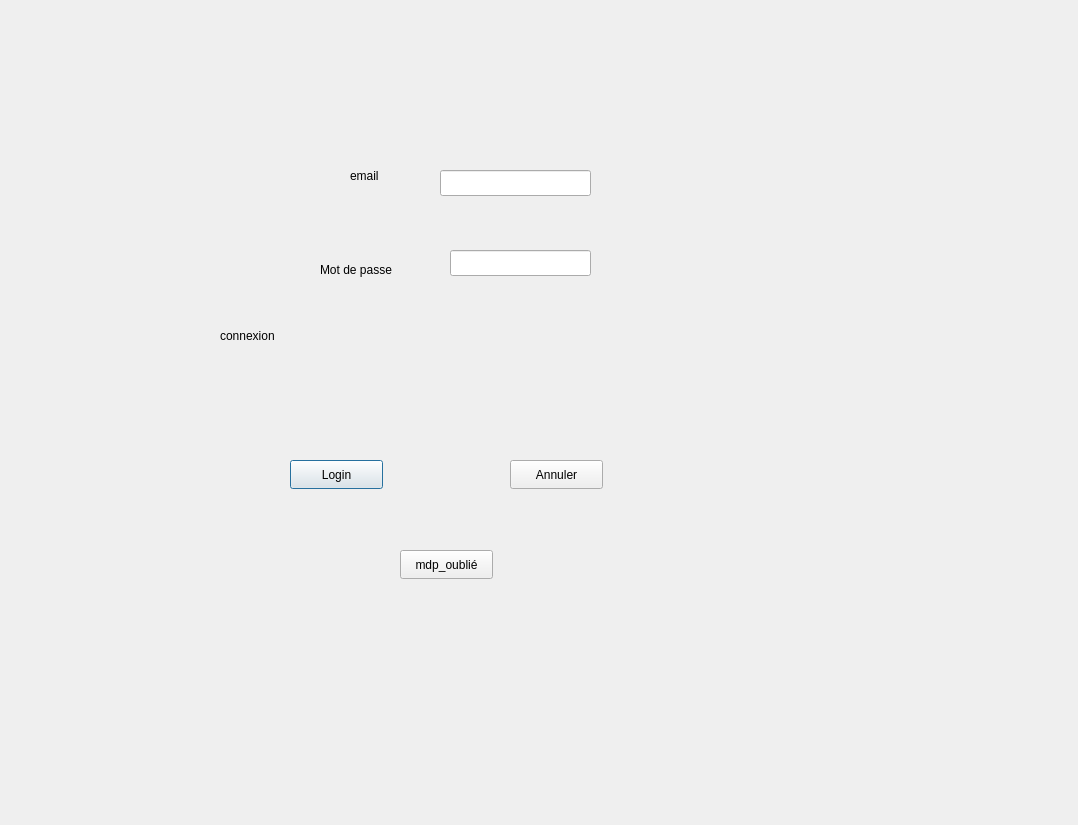
<?xml version="1.0" encoding="UTF-8"?>
<ui version="4.0">
 <class>Dialog</class>
 <widget class="QDialog" name="Dialog">
  <property name="geometry">
   <rect>
    <x>0</x>
    <y>0</y>
    <width>1078</width>
    <height>825</height>
   </rect>
  </property>
  <property name="windowTitle">
   <string>Dialog</string>
  </property>
  <widget class="QLabel" name="label">
   <property name="geometry">
    <rect>
     <x>220</x>
     <y>320</y>
     <width>91</width>
     <height>31</height>
    </rect>
   </property>
   <property name="text">
    <string>connexion</string>
   </property>
  </widget>
  <widget class="QLabel" name="label_2">
   <property name="geometry">
    <rect>
     <x>350</x>
     <y>160</y>
     <width>91</width>
     <height>31</height>
    </rect>
   </property>
   <property name="text">
    <string>email</string>
   </property>
  </widget>
  <widget class="QLineEdit" name="lineEdit_mail">
   <property name="geometry">
    <rect>
     <x>440</x>
     <y>170</y>
     <width>151</width>
     <height>26</height>
    </rect>
   </property>
  </widget>
  <widget class="QLabel" name="label_3">
   <property name="geometry">
    <rect>
     <x>320</x>
     <y>260</y>
     <width>151</width>
     <height>20</height>
    </rect>
   </property>
   <property name="text">
    <string>Mot de passe</string>
   </property>
  </widget>
  <widget class="QLineEdit" name="lineEdit_password">
   <property name="geometry">
    <rect>
     <x>450</x>
     <y>250</y>
     <width>141</width>
     <height>26</height>
    </rect>
   </property>
  </widget>
  <widget class="QPushButton" name="pushButton_login">
   <property name="geometry">
    <rect>
     <x>290</x>
     <y>460</y>
     <width>93</width>
     <height>29</height>
    </rect>
   </property>
   <property name="text">
    <string>Login</string>
   </property>
  </widget>
  <widget class="QPushButton" name="pushButton_annuler">
   <property name="geometry">
    <rect>
     <x>510</x>
     <y>460</y>
     <width>93</width>
     <height>29</height>
    </rect>
   </property>
   <property name="text">
    <string>Annuler</string>
   </property>
  </widget>
  <widget class="QPushButton" name="pushButton_forgot_password">
   <property name="geometry">
    <rect>
     <x>400</x>
     <y>550</y>
     <width>93</width>
     <height>29</height>
    </rect>
   </property>
   <property name="text">
    <string>mdp_oublié</string>
   </property>
  </widget>
 </widget>
 <resources/>
 <connections/>
</ui>
